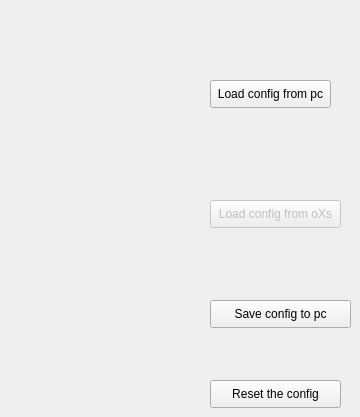
      <widget class="QWidget" name="tab">
       <attribute name="title">
        <string>Config</string>
       </attribute>
       <widget class="QPushButton" name="pushButtonLoadConfig">
        <property name="geometry">
         <rect>
          <x>210</x>
          <y>80</y>
          <width>121</width>
          <height>28</height>
         </rect>
        </property>
        <property name="text">
         <string>Load config from pc</string>
        </property>
       </widget>
       <widget class="QPushButton" name="pushButtonSaveAsConfig">
        <property name="geometry">
         <rect>
          <x>210</x>
          <y>300</y>
          <width>141</width>
          <height>28</height>
         </rect>
        </property>
        <property name="text">
         <string>Save config to pc</string>
        </property>
       </widget>
       <widget class="QPushButton" name="pushButtonLoadConfigFromOxs">
        <property name="enabled">
         <bool>false</bool>
        </property>
        <property name="geometry">
         <rect>
          <x>210</x>
          <y>200</y>
          <width>131</width>
          <height>28</height>
         </rect>
        </property>
        <property name="text">
         <string>Load config from oXs</string>
        </property>
       </widget>
       <widget class="QPushButton" name="pushButtonReset">
        <property name="geometry">
         <rect>
          <x>210</x>
          <y>380</y>
          <width>131</width>
          <height>28</height>
         </rect>
        </property>
        <property name="text">
         <string>Reset the config</string>
        </property>
       </widget>
      </widget>
